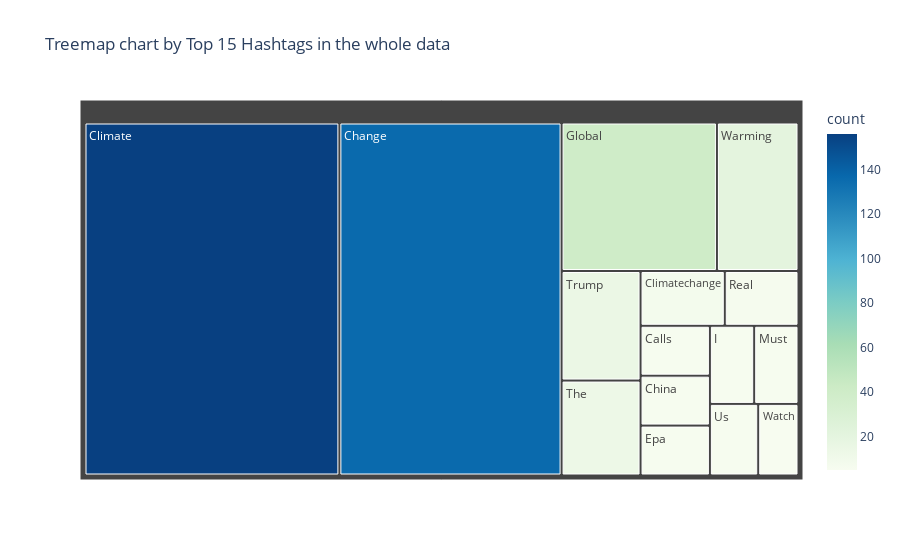

The cell this chart's notebook holds for it:
### Markdown cell above
#### - Visualizing in a tree map view

### Code cell
fig = px.treemap(hashtag, title='Treemap chart by Top 15 Hashtags in the whole data',
                 path=[hashtag.index], values = 'count',color='count', color_continuous_scale=px.colors.sequential.GnBu)
fig.show()

### Figure 1 — Plotly figure (JSON) as saved in the notebook; plotly's stock layout.template omitted (floating-point values rounded to 4 significant figures)
{"data": [{"branchvalues": "total", "customdata": [[6], [136], [6], [156], [8], [6], [40], [6], [6], [7], [13], [15], [6], [21], [5]], "domain": {"x": [0, 1], "y": [0, 1]}, "hovertemplate": "labels=%{label}<br>count_sum=%{value}<br>parent=%{parent}<br>id=%{id}<br>count=%{color}<extra></extra>", "ids": ["Calls", "Change", "China", "Climate", "Climatechange", "Epa", "Global", "I", "Must", "Real", "The", "Trump", "Us", "Warming", "Watch"], "labels": ["Calls", "Change", "China", "Climate", "Climatechange", "Epa", "Global", "I", "Must", "Real", "The", "Trump", "Us", "Warming", "Watch"], "marker": {"coloraxis": "coloraxis", "colors": [6, 136, 6, 156, 8, 6, 40, 6, 6, 7, 13, 15, 6, 21, 5]}, "name": "", "parents": ["", "", "", "", "", "", "", "", "", "", "", "", "", "", ""], "type": "treemap", "values": [6, 136, 6, 156, 8, 6, 40, 6, 6, 7, 13, 15, 6, 21, 5]}], "layout": {"coloraxis": {"colorbar": {"title": {"text": "count"}}, "colorscale": [[0, "rgb(247,252,240)"], [0.125, "rgb(224,243,219)"], [0.25, "rgb(204,235,197)"], [0.375, "rgb(168,221,181)"], [0.5, "rgb(123,204,196)"], [0.625, "rgb(78,179,211)"], [0.75, "rgb(43,140,190)"], [0.875, "rgb(8,104,172)"], [1, "rgb(8,64,129)"]]}, "legend": {"tracegroupgap": 0}, "title": {"text": "Treemap chart by Top 15 Hashtags in the whole data"}}}
